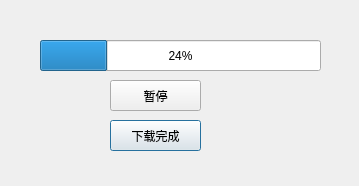
<?xml version="1.0" encoding="UTF-8"?>
<ui version="4.0">
 <class>Download</class>
 <widget class="QDialog" name="Download">
  <property name="geometry">
   <rect>
    <x>0</x>
    <y>0</y>
    <width>359</width>
    <height>186</height>
   </rect>
  </property>
  <property name="windowTitle">
   <string>Dialog</string>
  </property>
  <widget class="QProgressBar" name="progressBar">
   <property name="geometry">
    <rect>
     <x>40</x>
     <y>40</y>
     <width>281</width>
     <height>31</height>
    </rect>
   </property>
   <property name="value">
    <number>24</number>
   </property>
   <property name="textVisible">
    <bool>true</bool>
   </property>
  </widget>
  <widget class="QPushButton" name="finished">
   <property name="geometry">
    <rect>
     <x>110</x>
     <y>120</y>
     <width>91</width>
     <height>31</height>
    </rect>
   </property>
   <property name="text">
    <string>下载完成</string>
   </property>
  </widget>
  <widget class="QPushButton" name="stop">
   <property name="geometry">
    <rect>
     <x>110</x>
     <y>80</y>
     <width>91</width>
     <height>31</height>
    </rect>
   </property>
   <property name="text">
    <string>暂停</string>
   </property>
  </widget>
 </widget>
 <resources/>
 <connections/>
</ui>
